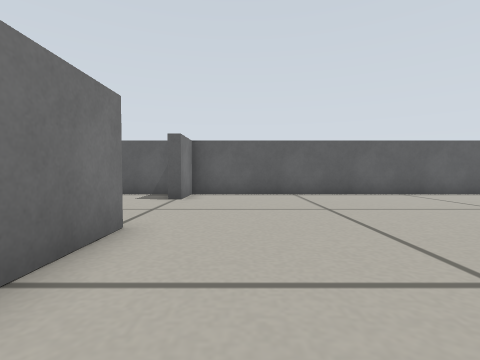
[1] (above)

16 first-person views from a walk through a Gazebo world. The camera is 0.22 m above the floor, tilts 2° down and sees 85° across. The floor is counted in squares, 0.25 m on a side. Each view is taken from the middle of a square. On the plan, view 1 faces up. The plan holds only what a view shows up to about 10 squares ahead; the rest is blank.

[2]
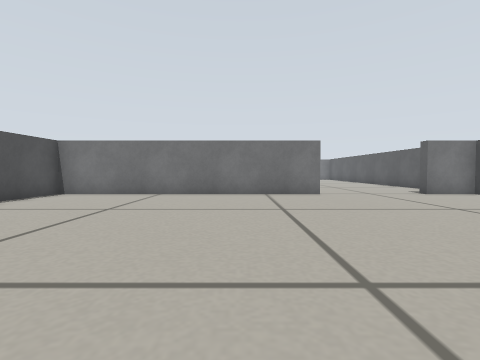

[3]
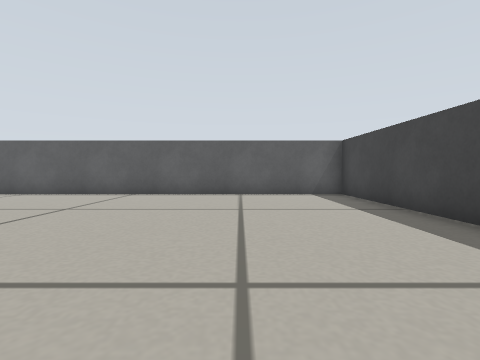

[4]
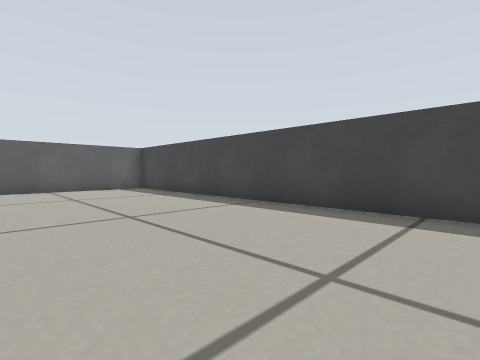

[5]
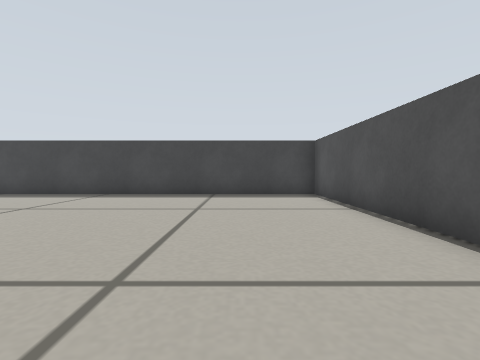

[6]
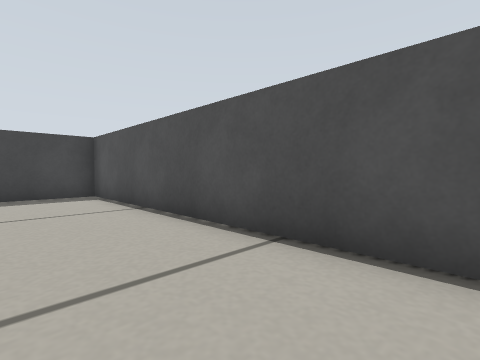

[7]
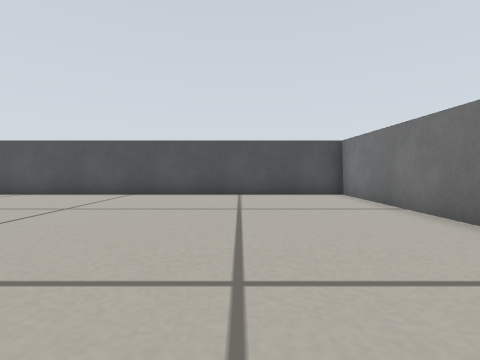

[8]
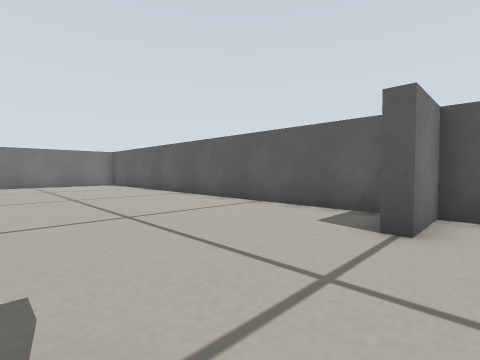

[9]
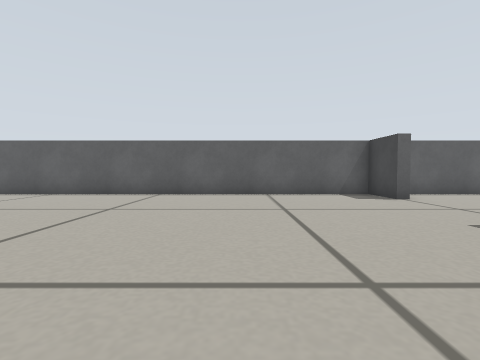

[10]
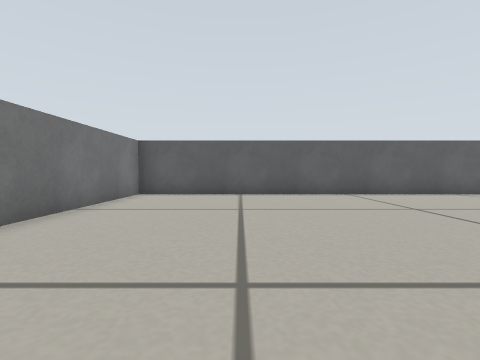

[11]
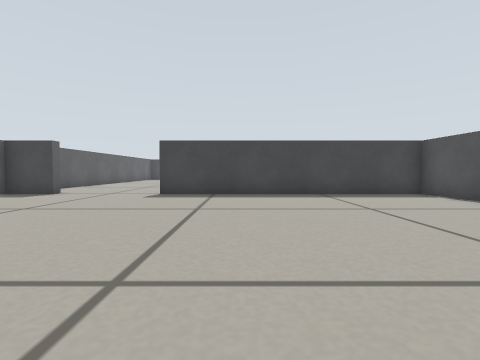

[12]
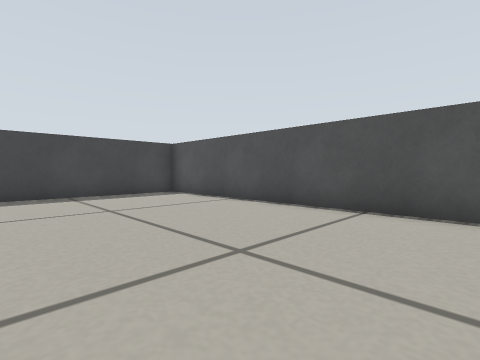

[13]
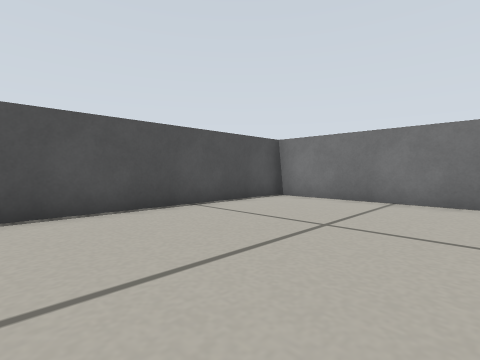

[14]
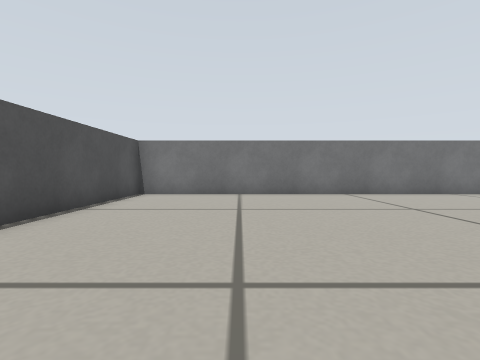

[15]
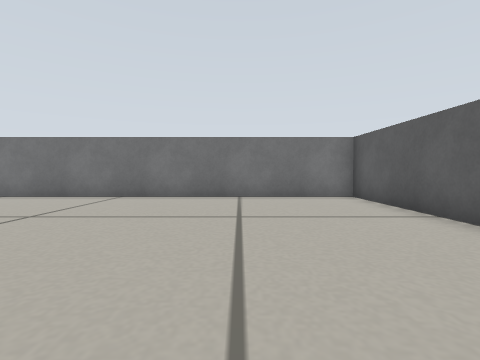

[16]
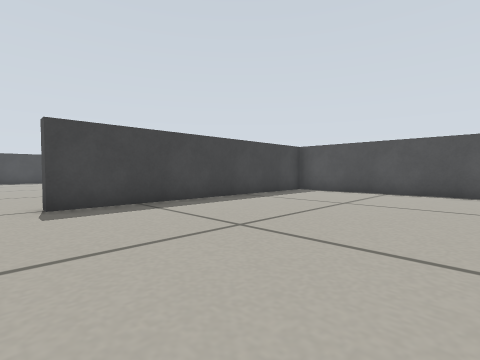

### Floor plan
Ten units are one square. View 1 is at (0, 0); x grows to the right and y downward. Boxes are objects, and circles mark ways between rooms. Rooms are numbered by the first view taken in them; rooms with no view inside come last. Other rooms are left out.
<svg viewBox="-183 -103 326 166">
<path fill="none" stroke="#000" d="M-18 -40 -18 58 138 58 138 -98 -18 -98 -18 -80M-18 -80 -22 -80 -22 -98 -178 -98 -178 58 -22 58 -22 -40 -18 -40"/>
<circle cx="-20" cy="-55" r="3" fill="#2a7"/>
<text x="60" y="-20">1</text>
<text x="-100" y="-20">2</text>
</svg>
Room 1 opens to room 2.

Where each view was taken, in squares from view 1:
view 1: 0 up, 0 right, facing up
view 2: 1 up, 8 right, facing left
view 3: 0 up, 10 right, facing up
view 4: 3 down, 8 right, facing up-right
view 5: 3 down, 4 right, facing right
view 6: 3 down, 4 right, facing down-right
view 7: 4 up, 2 right, facing down
view 8: 4 up, 1 left, facing up-left
view 9: 0 up, 7 left, facing up
view 10: 0 up, 14 left, facing up
view 11: 1 up, 12 left, facing right
view 12: 0 up, 12 left, facing down-right
view 13: 0 up, 10 left, facing down-left
view 14: 2 down, 8 left, facing left
view 15: 6 up, 9 left, facing left
view 16: 5 up, 9 left, facing down-right
